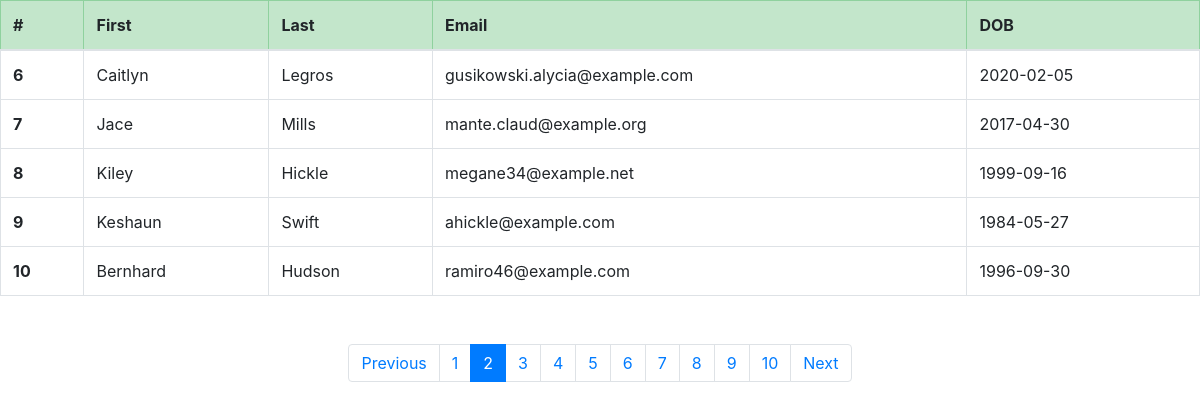
/pagination/select.php?page=2, run on the app's committed database.
### tables this page shows
CREATE TABLE `authors` (
  `id` int(11) NOT NULL,
  `first_name` varchar(50) NOT NULL,
  `last_name` varchar(50) NOT NULL,
  `email` varchar(100) NOT NULL,
  `birthdate` date NOT NULL,
  `added` timestamp NOT NULL DEFAULT CURRENT_TIMESTAMP
);

### pagination/select.php (the view, shortened to what this page needs)
<?php
 include('config/db.php');
    $limit=5;
    if(isset($_GET['page']))
    {
    	$page=$_GET['page'];
    }
    else{
    	$page=1;
    }
    $start=$limit*($page-1);
  $authors = $connection->query("SELECT * FROM authors LIMIT $start,$limit")->fetchAll();
  $sql = $connection->query("SELECT count(id) AS id FROM authors")->fetchAll();
  $allRecrods = $sql[0]['id'];
  $totoalPages = ceil($allRecrods / $limit);
?>
<!DOCTYPE html>
<html>
<head>
    <link rel="stylesheet" href="https://stackpath.bootstrapcdn.com/bootstrap/4.5.0/css/bootstrap.min.css">
</head>
<body>
        <table class="table table-bordered mb-5">
            <thead>
                <tr class="table-success">
                    <th scope="col">#</th>
                    <th scope="col">First</th>
                    <th scope="col">Last</th>
                    <th scope="col">Email</th>
                    <th scope="col">DOB</th>
                </tr>
            </thead>
            <tbody>
                <?php foreach($authors as $author): ?>
                <tr>
                    <th scope="row"><?php echo $author['id']; ?></th>
                    <td><?php echo $author['first_name']; ?></td>
                    <td><?php echo $author['last_name']; ?></td>
                    <td><?php echo $author['email']; ?></td>
                    <td><?php echo $author['birthdate']; ?></td>
                </tr>
                <?php endforeach; ?>
            </tbody>
        </table>
        <nav aria-label="Page navigation example mt-5">
            <ul class="pagination justify-content-center">
                <li class="page-item <?php if($page <= 1){ echo 'disabled'; } ?>">
                    <a class="page-link"
                        href="<?php if($page <= 1){ echo '#'; } else { echo "?page=" . $prev; } ?>">Previous</a>
                </li>
                <?php for($i = 1; $i <= $totoalPages; $i++ ): ?>
                <li class="page-item <?php if($page == $i) {echo 'active'; } ?>">
                    <a class="page-link" href="select.php?page=<?= $i; ?>"> <?= $i; ?> </a>
                </li>
                <?php endfor; ?>
                <li class="page-item <?php if($page >= $totoalPages) { echo 'disabled'; } ?>">
                    <a class="page-link"
                        href="<?php if($page >= $totoalPages){ echo '#'; } else {echo "?page=". $next; } ?>">Next</a>
                </li>
            </ul>
        </nav>
</body>
</html>

### data on the page
authors: id "6", first_name "Caitlyn", last_name "Legros", email "gusikowski.alycia@example.com", birthdate "2020-02-05"
authors: id "7", first_name "Jace", last_name "Mills", email "mante.claud@example.org", birthdate "2017-04-30"
authors: id "8", first_name "Kiley", last_name "Hickle", email "megane34@example.net", birthdate "1999-09-16"
authors: id "9", first_name "Keshaun", last_name "Swift", email "ahickle@example.com", birthdate "1984-05-27"
authors: id "10", first_name "Bernhard", last_name "Hudson", email "ramiro46@example.com", birthdate "1996-09-30"
